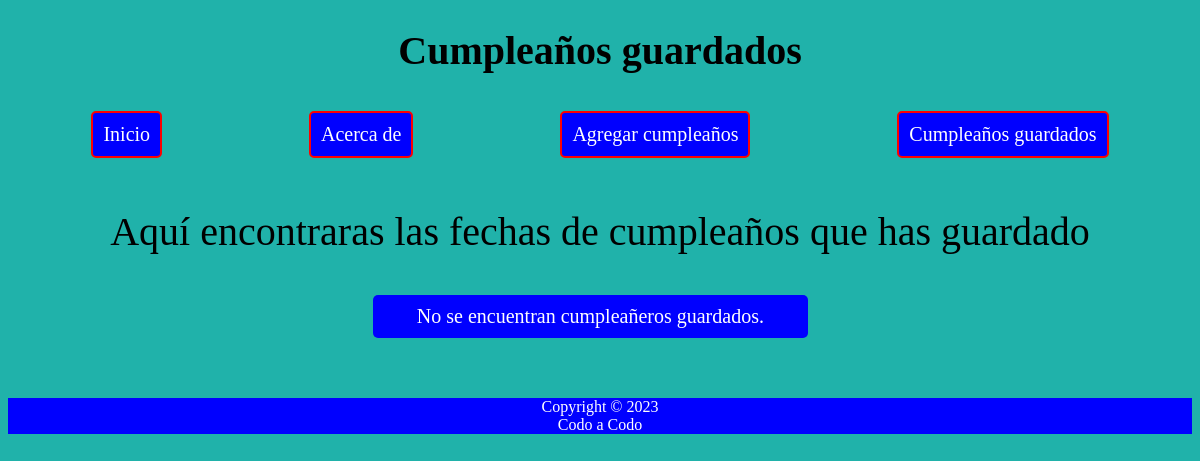
/core/cumple_guardado, run on an earlier commit of the app's database.
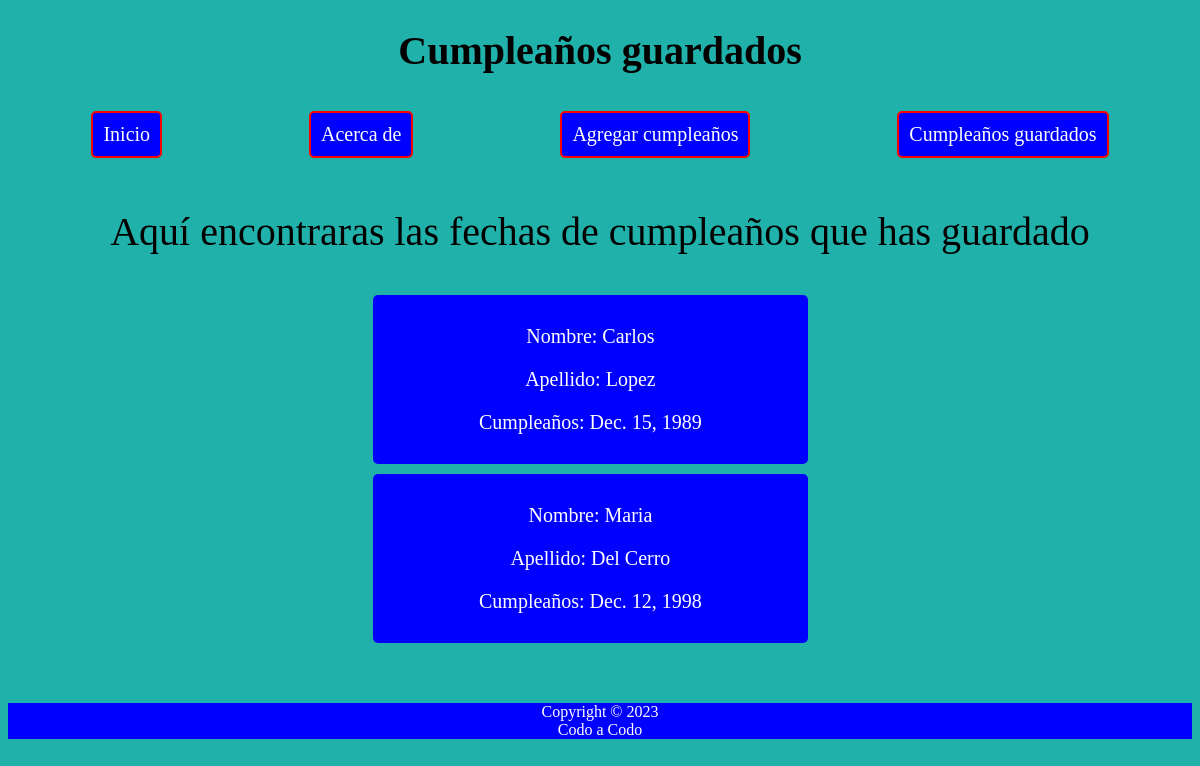
And on a later commit of the database.
### core/models.py (models this page shows)
class Cumpleañero(models.Model):
    nombre = models.CharField(
        null=False,
        blank=False,
        max_length=64
    )
    apellido = models.CharField(
        null=False,
        blank=False,
        max_length=64
    )
    fecha = models.DateField(
        null=False,
        blank=False,
    )

### core/views.py (the view)
# urls.py: path("cumple_guardado", views.cumple_guardado, name="cumple_guardado"),
def cumple_guardado (request):
    cumpleañeros = Cumpleañero.objects.all()
    contexto = {
        'titulo':"Cumpleaños guardados",
        'cumpleañeros': cumpleañeros,
    }
    return render (request, 'core/cumple_guardado.html', contexto)

### core/templates/core/cumple_guardado.html (shortened to what this page needs)
{% extends "core/index.html" %}
{% load static %}
{% block extra_styles %}
<link rel="stylesheet" href="{% static 'core/css/cumple_guardado.css' %} "> {% endblock %}
{% block content %}
<p>Aquí encontraras las fechas de cumpleaños que has guardado</p>
<div class="contenedor">
    {%if cumpleañeros %}
    {% for cumpleañero in cumpleañeros %}
    <div class="cumpleañero">
        <p class="alumno">Nombre: {{cumpleañero.nombre}}</p>
        <p class="alumno">Apellido: {{cumpleañero.apellido}}</p>
        <p class="alumno">Cumpleaños: {{cumpleañero.fecha}}</p>
    </div>
    {% endfor %}
    {% else %}
       <p class="cumpleañero">No se encuentran cumpleañeros guardados.</p>
    {% endif %}
</div>
{% endblock %}

### core/templates/core/index.html (shortened to what this page needs)
{% load static %}
<!DOCTYPE html>
<html lang="en">
<head>
    {% block extra_styles %} <link rel="stylesheet" href="{% static 'core/css/index.css' %} "> {% endblock %}
</head>
<body>
    <header>
        <h1>
            {{titulo}}
        </h1>
        <nav>
            <a href='{% url "index" %}'>Inicio</a>
            <a href='{% url "acerca_de" %}'>Acerca de</a>
            <a href='{% url "agregar_cumple" %}'>Agregar cumpleaños</a>
            <a href='{% url "cumple_guardado" %}'>Cumpleaños guardados</a>
        </nav>
    </header>
    <main>
        <p>
            {% block content %}{% endblock %}
        </p>
    </main>
    <footer>
        Copyright © 2023 <br>
        Codo a Codo
    </footer>
</body>
</html>

### core/static/core/css/cumple_guardado.css (style rules this page uses)
* { text-align: center; }
body { background-color: lightseagreen; }
h1 { font-size: 40px; text-align: center; }
nav { display: flex; padding: 10px; justify-content:space-around; }
a { background-color: blue; color: white; border-radius: 5px; text-decoration: none; padding: 10px; font-size: 20px; border: red solid 2px; }
p { font-size: 40px; }
.contenedor { margin-left: 30%; }
.cumpleañero { background-color: blue; border-radius: 5px; width: 50%; color: white; font-size: 20px; margin: 10px; padding: 10px; }
.alumno { background-color: blue; border-radius: 5px; color: white; font-size: 20px; }
footer { display: inline-block; background-color: blue; color: white; text-align: center; margin-top: 20px; width: 100%; bottom: 0; }

What changed in the data, as far as the page shows it:
added Cumpleañero: nombre "Carlos", apellido "Lopez", fecha "Dec. 15, 1989"
added Cumpleañero: nombre "Maria", apellido "Del Cerro", fecha "Dec. 12, 1998"
Also different on the page:
text no longer shown: "No se encuentran cumpleañeros guardados."
